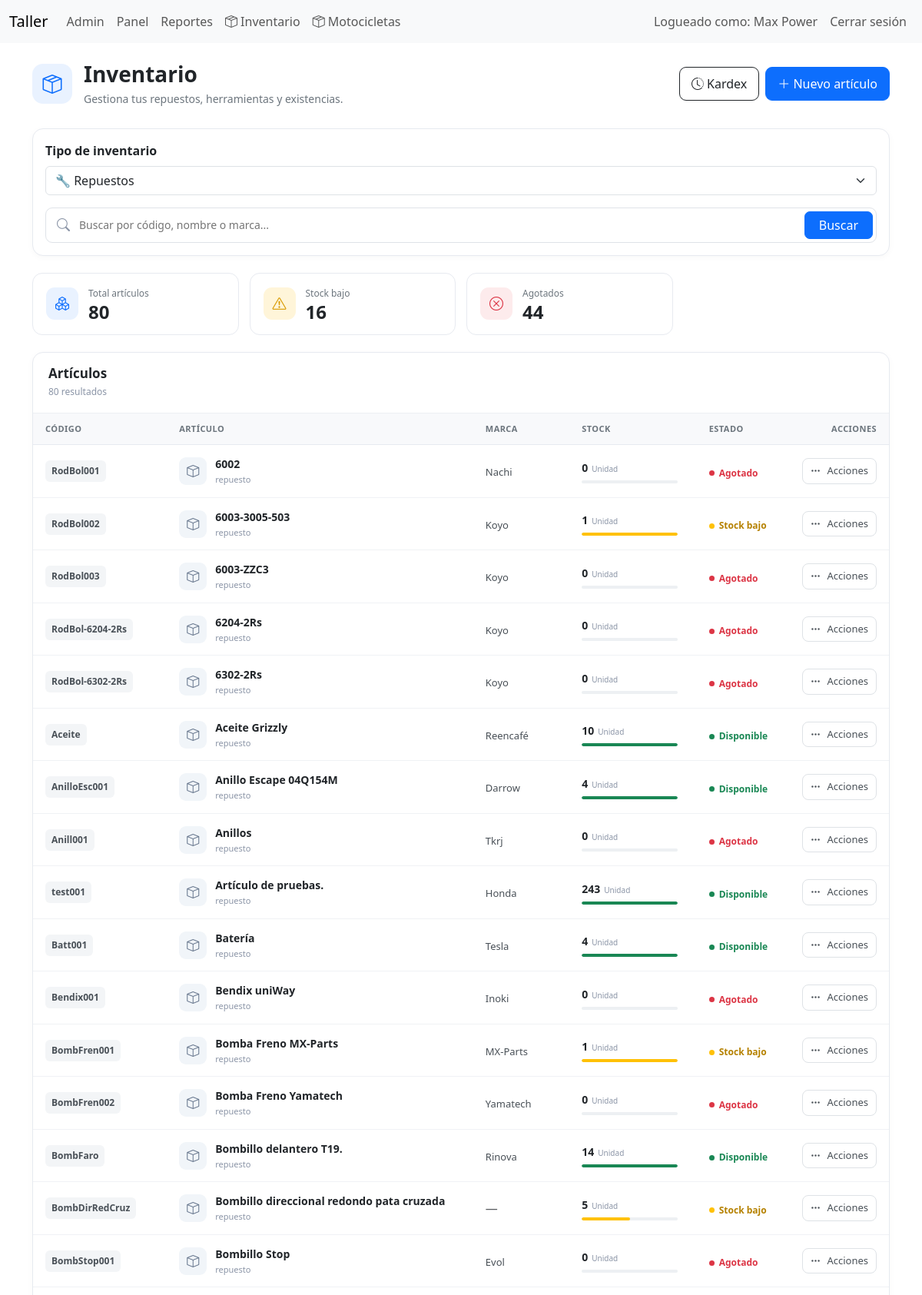
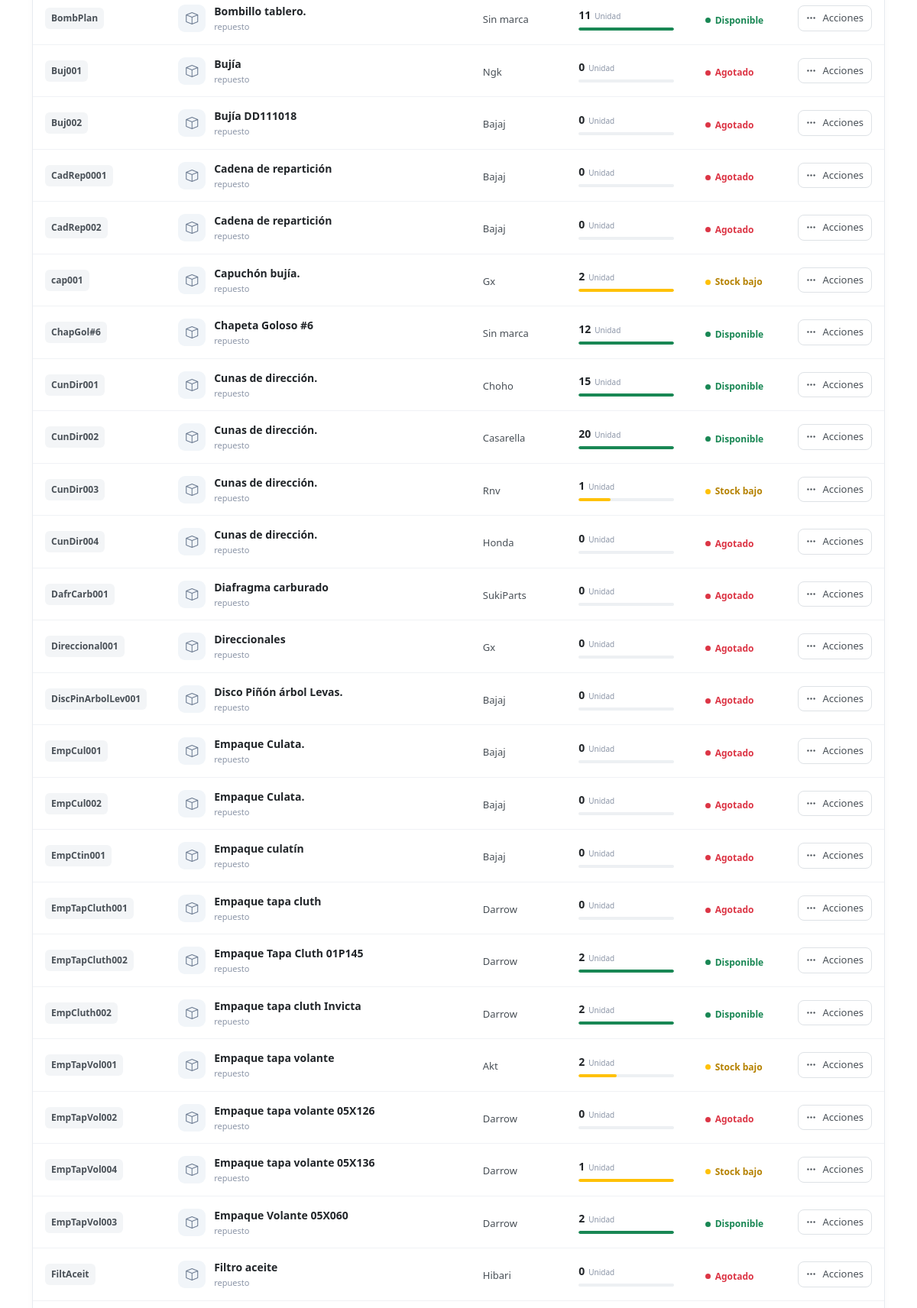
Page /index.php?controller=inventory&action=index (signed in, upper part) on the committed database (2 pictures, top to bottom).
### tables this page shows
CREATE TABLE `partes` (
  `id` int(11) NOT NULL,
  `codigo` varchar(60) NOT NULL,
  `categoria_id` int(11) DEFAULT NULL,
  `tipo` enum('repuesto','insumo','herramienta') NOT NULL DEFAULT 'repuesto',
  `nombre` varchar(150) NOT NULL,
  `marca` varchar(100) DEFAULT NULL,
  `fabricante_repuesto_id` int(11) DEFAULT NULL,
  `numero_parte` varchar(100) DEFAULT NULL,
  `created_by` int(11) DEFAULT NULL,
  `unidad` enum('Unidad','Juego','Par','Litro','Mililitro','Kilogramo','Gramo','Metro','Centimetro') NOT NULL DEFAULT 'Unidad',
  `stock_actual` decimal(12,2) NOT NULL DEFAULT 0.00,
  `stock_reservado` decimal(12,2) NOT NULL DEFAULT 0.00,
  `stock_minimo` decimal(12,2) NOT NULL DEFAULT 0.00,
  `costo` decimal(10,2) NOT NULL DEFAULT 0.00,
  `precio_venta` decimal(10,2) NOT NULL DEFAULT 0.00,
  `ubicacion` varchar(120) DEFAULT NULL,
  `codigo_barras` varchar(100) DEFAULT NULL,
  `imagen` varchar(255) DEFAULT NULL,
  `activo` tinyint(1) NOT NULL DEFAULT 1,
  `created_at` datetime NOT NULL DEFAULT current_timestamp(),
  `updated_at` datetime NOT NULL DEFAULT current_timestamp() ON UPDATE current_timestamp()
);

### app/controllers/InventoryController.php (called while the page is built, shortened)
<?php
class InventoryController extends BaseController
{
    private Part $partModel;
    public function __construct(PDO $pdo)
    {
        $this->partModel = new Part($pdo);
    }
    public function index()
{
    $search = trim($_GET['q'] ?? '');
    $tipo = $_GET['tipo'] ?? 'repuesto';
    if ($search !== '') {
        $parts = $this->partModel->search(
            $search,
            $tipo
        );
    } else {
        $parts = $this->partModel->all(
            $tipo
        );
    }
    $stats = $this->partModel->getStatistics(
        $tipo
    );
    require __DIR__ . '/../views/layouts/header.php';
    require __DIR__ . '/../views/inventory/index.php';
    require __DIR__ . '/../views/layouts/footer.php';
}
}

### app/models/BaseModel.php (called while the page is built, shortened)
<?php
class BaseModel
{
    public function __construct(PDO $pdo)
    {
        $this->db = $pdo;
    }
}

### app/models/Part.php (called while the page is built, shortened)
<?php
class Part extends BaseModel
{
public function all(string $tipo = 'repuesto'): array
{
    $sql = "
        SELECT
            p.*,
            c.nombre AS categoria
        FROM partes p
        LEFT JOIN categorias_partes c
            ON c.id = p.categoria_id
        WHERE p.activo = 1
          AND p.tipo = :tipo
        ORDER BY p.nombre ASC
    ";
    $stmt = $this->db->prepare($sql);
    $stmt->execute([
        ':tipo' => $tipo
    ]);
    return $stmt->fetchAll(PDO::FETCH_ASSOC);
}
public function getStatistics(string $tipo = 'repuesto'): array
{
    $stmt = $this->db->prepare("
        SELECT
            COUNT(*) AS total,
            SUM(
                CASE
                    WHEN stock_actual <= stock_minimo
                    AND stock_actual > 0
                    THEN 1
                    ELSE 0
                END
            ) AS stock_bajo,
            SUM(
                CASE
                    WHEN stock_actual <= 0
                    THEN 1
                    ELSE 0
                END
            ) AS agotados,
            COALESCE(SUM(stock_actual * costo), 0) AS valor_compra,
            COALESCE(SUM(stock_actual * precio_venta), 0) AS valor_venta,
            COALESCE(SUM(stock_actual), 0) AS unidades
        FROM partes
        WHERE activo = 1
          AND tipo = :tipo
    ");
    $stmt->execute([
        ':tipo' => $tipo
    ]);
    return $stmt->fetch(PDO::FETCH_ASSOC);
}
}

### app/views/inventory/index.php (the view, shortened to what this page needs)
<div class="inventory-header">
    <div>
        <div class="inventory-title">
            <div class="inventory-title-icon">
                <i class="bi bi-box-seam"></i>
            </div>
            <div>
                <h1>Inventario</h1>
                <p>Gestiona tus repuestos, herramientas y existencias.</p>
            </div>
        </div>
    </div>
    <div class="inventory-header-actions">
        <a
            href="index.php?controller=inventory&action=kardex"
            class="btn btn-outline-dark">
            <i class="bi bi-clock-history"></i>
            Kardex
        </a>
        <a
            href="index.php?controller=inventory&action=create"
            class="btn btn-primary">
            <i class="bi bi-plus-lg"></i>
            Nuevo artículo
        </a>
    </div>
</div>
<div class="inventory-search-card">
    <form method="GET">
            <div class="mb-3">
    <label for="tipo" class="form-label fw-semibold">
        Tipo de inventario
    </label>
    <select
        name="tipo"
        id="tipo"
        class="form-select"
        onchange="this.form.submit()">
        <option
            value="repuesto"
            <?= ($tipo ?? 'repuesto') === 'repuesto' ? 'selected' : '' ?>>
            🔧 Repuestos
        </option>
    </select>
</div>
        <div class="inventory-search">
            <input
                type="text"
                name="q"
                placeholder="Buscar por código, nombre o marca..."
                value="<?= htmlspecialchars($search ?? '') ?>">
            <button type="submit" class="btn btn-primary">
                Buscar
            </button>
        </div>
    </form>
</div>
<div class="inventory-stats">
    <div class="inventory-stat-card">
        <div class="stat-icon stat-icon-blue">
            <i class="bi bi-boxes"></i>
        </div>
        <div>
            <span>Total artículos</span>
            <strong><?= $stats['total'] ?></strong>
        </div>
    </div>
    <div class="inventory-stat-card">
        <div class="stat-icon stat-icon-yellow">
            <i class="bi bi-exclamation-triangle"></i>
        </div>
        <div>
            <span>Stock bajo</span>
            <strong><?= $stats['stock_bajo'] ?></strong>
        </div>
    </div>
    <div class="inventory-stat-card">
        <div class="stat-icon stat-icon-red">
            <i class="bi bi-x-circle"></i>
        </div>
        <div>
            <span>Agotados</span>
            <strong><?= $stats['agotados'] ?></strong>
        </div>
    </div>
</div>
<div class="inventory-table-card">
    <div class="inventory-table-header">
        <div>
            <h3>Artículos</h3>
            <span>
                <?= count($parts) ?>
                <?= count($parts) === 1 ? 'resultado' : 'resultados' ?>
            </span>
        </div>
    </div>
    <div class="table-responsive">
        <table class="table inventory-table">
            <thead>
                <tr>
                    <th>Código</th>
                    <th>Artículo</th>
                    <th>Marca</th>
                    <th>Stock</th>
                    <th>Estado</th>
                    <th class="text-end">Acciones</th>
                </tr>
            </thead>
            <tbody>
            <?php if (empty($parts)): ?>
                <tr>
                    <td colspan="6">
                        <div class="inventory-empty">
                            <div class="inventory-empty-icon">
                                <i class="bi bi-search"></i>
                            </div>
                            <h4>No encontramos artículos</h4>
                            <?php if (!empty($search)): ?>
                                <p>
                                    No hay resultados para
                                    <strong>
                                        "<?= htmlspecialchars($search) ?>"
                                    </strong>
                                </p>
                                <a
                                    href="index.php?controller=inventory&action=index"
                                    class="btn btn-outline-primary btn-sm">
                                    Ver todo el inventario
                                </a>
                            <?php else: ?>
                                <p>
                                    Todavía no hay artículos registrados.
                                </p>
                                <a
                                    href="index.php?controller=inventory&action=create"
                                    class="btn btn-primary btn-sm">
                                    <i class="bi bi-plus-lg"></i>
                                    Crear artículo
                                </a>
                            <?php endif; ?>
                        </div>
                    </td>
                </tr>
            <?php else: ?>
                <?php foreach ($parts as $part): ?>
                    <?php
                    $stock = (float)$part['stock_actual'];
                    $minimo = max(1, (float)$part['stock_minimo']);
                    if ($stock <= 0) {
                        $stockColor = 'danger';
                        $porcentaje = 0;
                    } elseif ($stock <= $part['stock_minimo']) {
                        $stockColor = 'warning';
                        $porcentaje = min(
                            100,
                            ($stock / $minimo) * 100
                        );
                    } else {
                        $stockColor = 'success';
                        $porcentaje = 100;
                    }
                    ?>
                    <tr>
                        <td>
                            <span class="inventory-code">
                                <?= htmlspecialchars($part['codigo']) ?>
                            </span>
                        </td>
                        <td>
                            <div class="inventory-product">
                                <div class="inventory-product-icon">
                                    <i class="bi bi-box"></i>
                                </div>
                                <div>
                                    <strong>
                                        <?= htmlspecialchars($part['nombre']) ?>
                                    </strong>
                                    <small>
                                        <?= htmlspecialchars($part['tipo'] ?? '') ?>
                                    </small>
                                </div>
                            </div>
                        </td>
                        <td>
                            <?php if (!empty($part['marca'])): ?>
                                <span class="inventory-brand">
                                    <?= htmlspecialchars($part['marca']) ?>
                                </span>
                            <?php else: ?>
                                <span class="text-muted">
                                    —
                                </span>
                            <?php endif; ?>
                        </td>
                        <td>
                            <div class="inventory-stock">
                                <div class="inventory-stock-number">
                                    <strong>
                                        <?= rtrim(
                                            rtrim(number_format($stock, 2, '.', ''),
                                            '0'),
                                            '.'
                                        ) ?>
                                    </strong>
                                    <span>
                                        <?= htmlspecialchars($part['unidad'] ?? 'und.') ?>
                                    </span>
                                </div>
                                <div class="progress inventory-progress">
                                    <div
                                        class="progress-bar bg-<?= $stockColor ?>"
                                        role="progressbar"
                                        style="width: <?= $porcentaje ?>%">
                                    </div>
                                </div>
                            </div>
                        </td>
                        <td>
                            <?php if (!$part['activo']): ?>
                                <span class="inventory-status status-inactive">
                                    <span></span>
                                    Inactivo
                                </span>
                            <?php elseif ($stock <= 0): ?>
                                <span class="inventory-status status-danger">
                                    <span></span>
                                    Agotado
                                </span>
                            <?php elseif ($stock <= $part['stock_minimo']): ?>
                                <span class="inventory-status status-warning">
                                    <span></span>
                                    Stock bajo
                                </span>
                            <?php else: ?>
                                <span class="inventory-status status-success">
                                    <span></span>
                                    Disponible
                                </span>
                            <?php endif; ?>
                        </td>
                        <td>
                            <div class="dropdown text-end">
                                <button
                                    class="btn inventory-action-btn"
                                    type="button"
                                    data-bs-toggle="dropdown"
                                    aria-expanded="false">
                                    <i class="bi bi-three-dots"></i>
                                    <span>Acciones</span>
                                </button>
                            </div>
                        </td>
                    </tr>
                <?php endforeach; ?>
            <?php endif; ?>
            </tbody>
        </table>
    </div>
</div>

### rows in the picture
partes: codigo "RodBol001", nombre "6002", tipo "repuesto", marca "Nachi", stock_actual "0", unidad "Unidad", activo 1 (drawn)
partes: codigo "RodBol002", nombre "6003-3005-503", tipo "repuesto", marca "Koyo", stock_actual "1", unidad "Unidad", activo 1 (drawn)
partes: codigo "RodBol003", nombre "6003-ZZC3", tipo "repuesto", marca "Koyo", stock_actual "0", unidad "Unidad", activo 1 (drawn)
partes: codigo "RodBol-6204-2Rs", nombre "6204-2Rs", tipo "repuesto", marca "Koyo", stock_actual "0", unidad "Unidad", activo 1 (drawn)
partes: codigo "RodBol-6302-2Rs", nombre "6302-2Rs", tipo "repuesto", marca "Koyo", stock_actual "0", unidad "Unidad", activo 1 (drawn)
partes: codigo "Aceite", nombre "Aceite Grizzly", tipo "repuesto", marca "Reencafé", stock_actual "10", unidad "Unidad", activo 1 (drawn)
partes: codigo "AnilloEsc001", nombre "Anillo Escape 04Q154M", tipo "repuesto", marca "Darrow", stock_actual "4", unidad "Unidad", activo 1 (drawn)
partes: codigo "Anill001", nombre "Anillos", tipo "repuesto", marca "Tkrj", stock_actual "0", unidad "Unidad", activo 1 (drawn)
partes: codigo "test001", nombre "Artículo de pruebas.", tipo "repuesto", marca "Honda", stock_actual "243", unidad "Unidad", activo 1 (drawn)
partes: codigo "Batt001", nombre "Batería", tipo "repuesto", marca "Tesla", stock_actual "4", unidad "Unidad", activo 1 (drawn)
partes: codigo "Bendix001", nombre "Bendix uniWay", tipo "repuesto", marca "Inoki", stock_actual "0", unidad "Unidad", activo 1 (drawn)
partes: codigo "BombFren001", nombre "Bomba Freno MX-Parts", tipo "repuesto", marca "MX-Parts", stock_actual "1", unidad "Unidad", activo 1 (drawn)
partes: codigo "BombFren002", nombre "Bomba Freno Yamatech", tipo "repuesto", marca "Yamatech", stock_actual "0", unidad "Unidad", activo 1 (drawn)
partes: codigo "BombFaro", nombre "Bombillo delantero T19.", tipo "repuesto", marca "Rinova", stock_actual "14", unidad "Unidad", activo 1 (drawn)
partes: codigo "BombDirRedCruz", nombre "Bombillo direccional redondo pata cruzada", tipo "repuesto", stock_actual "5", unidad "Unidad", stock_minimo 10 (drawn), activo 1 (drawn)
partes: codigo "BombStop001", nombre "Bombillo Stop", tipo "repuesto", marca "Evol", stock_actual "0", unidad "Unidad", activo 1 (drawn)
partes: codigo "BombPlan", nombre "Bombillo tablero.", tipo "repuesto", marca "Sin marca", stock_actual "11", unidad "Unidad", activo 1 (drawn)
partes: codigo "Buj001", nombre "Bujía", tipo "repuesto", marca "Ngk", stock_actual "0", unidad "Unidad", activo 1 (drawn)
partes: codigo "Buj002", nombre "Bujía DD111018", tipo "repuesto", marca "Bajaj", stock_actual "0", unidad "Unidad", activo 1 (drawn)
partes: codigo "CadRep0001", nombre "Cadena de repartición", tipo "repuesto", marca "Bajaj", stock_actual "0", unidad "Unidad", activo 1 (drawn)
partes: codigo "CadRep002", nombre "Cadena de repartición", tipo "repuesto", marca "Bajaj", stock_actual "0", unidad "Unidad", activo 1 (drawn)
partes: codigo "cap001", nombre "Capuchón bujía.", tipo "repuesto", marca "Gx", stock_actual "2", unidad "Unidad", activo 1 (drawn)
partes: codigo "ChapGol#6", nombre "Chapeta Goloso #6", tipo "repuesto", marca "Sin marca", stock_actual "12", unidad "Unidad", activo 1 (drawn)
partes: codigo "CunDir001", nombre "Cunas de dirección.", tipo "repuesto", marca "Choho", stock_actual "15", unidad "Unidad", activo 1 (drawn)
partes: codigo "CunDir002", nombre "Cunas de dirección.", tipo "repuesto", marca "Casarella", stock_actual "20", unidad "Unidad", activo 1 (drawn)
partes: codigo "CunDir003", nombre "Cunas de dirección.", tipo "repuesto", marca "Rnv", stock_actual "1", unidad "Unidad", stock_minimo 3 (drawn), activo 1 (drawn)
partes: codigo "CunDir004", nombre "Cunas de dirección.", tipo "repuesto", marca "Honda", stock_actual "0", unidad "Unidad", activo 1 (drawn)
partes: codigo "DafrCarb001", nombre "Diafragma carburado", tipo "repuesto", marca "SukiParts", stock_actual "0", unidad "Unidad", activo 1 (drawn)
partes: codigo "Direccional001", nombre "Direccionales", tipo "repuesto", marca "Gx", stock_actual "0", unidad "Unidad", activo 1 (drawn)
partes: codigo "DiscPinArbolLev001", nombre "Disco Piñón árbol Levas.", tipo "repuesto", marca "Bajaj", stock_actual "0", unidad "Unidad", activo 1 (drawn)
partes: codigo "EmpCul001", nombre "Empaque Culata.", tipo "repuesto", marca "Bajaj", stock_actual "0", unidad "Unidad", activo 1 (drawn)
partes: codigo "EmpCul002", nombre "Empaque Culata.", tipo "repuesto", marca "Bajaj", stock_actual "0", unidad "Unidad", activo 1 (drawn)
partes: codigo "EmpCtin001", nombre "Empaque culatín", tipo "repuesto", marca "Bajaj", stock_actual "0", unidad "Unidad", activo 1 (drawn)
partes: codigo "EmpTapCluth001", nombre "Empaque tapa cluth", tipo "repuesto", marca "Darrow", stock_actual "0", unidad "Unidad", activo 1 (drawn)
partes: codigo "EmpTapCluth002", nombre "Empaque Tapa Cluth 01P145", tipo "repuesto", marca "Darrow", stock_actual "2", unidad "Unidad", activo 1 (drawn)
partes: codigo "EmpCluth002", nombre "Empaque tapa cluth Invicta", tipo "repuesto", marca "Darrow", stock_actual "2", unidad "Unidad", activo 1 (drawn)
partes: codigo "EmpTapVol001", nombre "Empaque tapa volante", tipo "repuesto", marca "Akt", stock_actual "2", unidad "Unidad", stock_minimo 5 (drawn), activo 1 (drawn)
partes: codigo "EmpTapVol002", nombre "Empaque tapa volante 05X126", tipo "repuesto", marca "Darrow", stock_actual "0", unidad "Unidad", activo 1 (drawn)
partes: codigo "EmpTapVol004", nombre "Empaque tapa volante 05X136", tipo "repuesto", marca "Darrow", stock_actual "1", unidad "Unidad", activo 1 (drawn)
partes: codigo "EmpTapVol003", nombre "Empaque Volante 05X060", tipo "repuesto", marca "Darrow", stock_actual "2", unidad "Unidad", activo 1 (drawn)
partes: codigo "FiltAceit", nombre "Filtro aceite", tipo "repuesto", marca "Hibari", stock_actual "0", unidad "Unidad", activo 1 (drawn)

### other values in the picture
$_SESSION['user_name'] "Max Power"
$stats['total'] "80"
$stats['stock_bajo'] "16"
$stats['agotados'] "44"
count($parts) "80"
